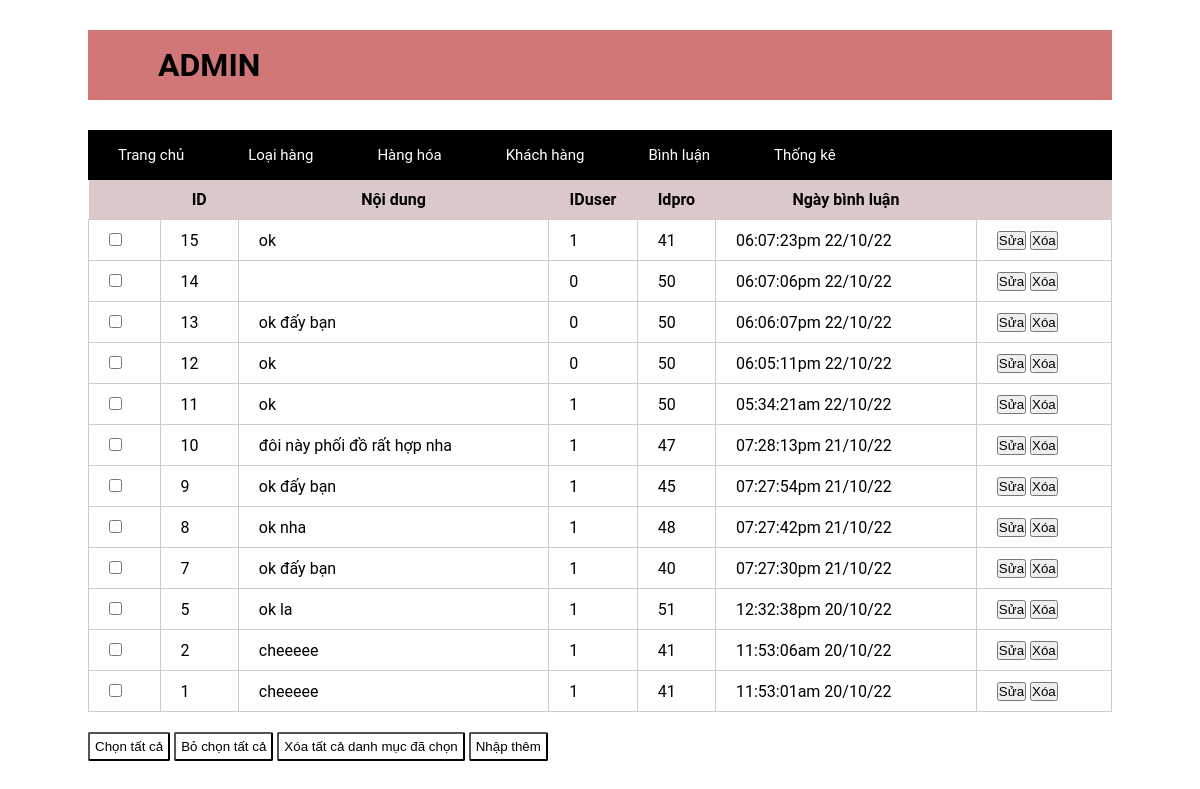
Screenshot of /admin/index.php?act=dsbl with the database file from the repository.
### tables this page shows
CREATE TABLE `binhluan` (
  `id` int(10) NOT NULL,
  `noidung` varchar(255) NOT NULL,
  `iduser` int(10) NOT NULL,
  `idpro` int(10) NOT NULL,
  `ngaybinhluan` varchar(30) NOT NULL
);

### model/pdo.php (called while the page is built, shortened)
<?php
function pdo_get_connection(){
    $dburl = "mysql:host=localhost;dbname=duanmau;charset=utf8";
    $username = 'root';
    $password = '';
    $conn = new PDO($dburl, $username, $password);
    $conn->setAttribute(PDO::ATTR_ERRMODE, PDO::ERRMODE_EXCEPTION);
    return $conn;
}
function pdo_query($sql){
    $sql_args = array_slice(func_get_args(), 1);
    try{
        $conn = pdo_get_connection();
        $stmt = $conn->prepare($sql);
        $stmt->execute($sql_args);
        $rows = $stmt->fetchAll();
        return $rows;
    }
    catch(PDOException $e){
        throw $e;
    }
    finally{
        unset($conn);
    }
}

### model/binhluan.php (called while the page is built, shortened)
<?php
function loadall_binhluan($idpro)
{
    $sql = "select *from binhluan where 1";
        $sql.= " order by id desc";
        $listbl = pdo_query($sql);
        return $listbl;
}

### admin/binhluan/list.php (the view)
<div class="container">
    <div class="table">
        <table>
            <tr>
                <th></th>
                <th>ID</th>
                <th>Nội dung</th>
                <th>IDuser</th>
                <th>Idpro</th>
                <th>Ngày bình luận</th>
                <th></th>
            </tr>
            <?php
            foreach ($listbinhluan as $binhluan) {
                extract($binhluan);
                $suabl = "index.php?act=suabl&id=" . $id;
                $xoabl = "index.php?act=xoabl&id=" . $id;
                echo '  <tr>
                    <td><input type="checkbox"></td>
                    <td>' . $id . '</td>
                    <td>' . $noidung . '</td>
                    <td>' . $iduser . '</td>
                    <td>' . $idpro . '</td>
                    <td>' . $ngaybinhluan . '</td>
                    <td>
                       <a href="' . $suabl . '"> <input type="button" value="Sửa"></a> <a href="' . $xoabl . '"><input type="button" value="Xóa"></a>
                    </td>
                </tr>';
            }
            ?>
        </table>
    </div>
    <div class="btn">
        <input type="button" value="Chọn tất cả">
        <input type="button" value="Bỏ chọn tất cả">
        <input type="button" value="Xóa tất cả danh mục đã chọn">
        <a href="index.php?act=adddm"><input type="button" value="Nhập thêm"></a>
    </div>
</div>

### layout/css/layout.css (style rules this page uses)
* { margin: 0; padding: 0; box-sizing: border-box; }
.container { margin: auto; width: 1024px; font-family: 'Roboto', sans-serif; }
.container { width: 1024px; margin: auto; }
.table table { width: 100%; border-collapse: collapse; }
.table table th { padding: 10px; background-color: rgb(219, 201, 201); }
.table table td { padding: 10px 20px; border: 1px solid #CCC; }
.btn input { margin: 20px 0; background-color: #fff; border-radius: 2px; padding: 5px 5px; }

### rows the page displays
binhluan: id "15", noidung "ok", iduser "1", idpro "41", ngaybinhluan "06:07:23pm 22/10/22"
binhluan: id "14", iduser "0", idpro "50", ngaybinhluan "06:07:06pm 22/10/22"
binhluan: id "13", noidung "ok đấy bạn", iduser "0", idpro "50", ngaybinhluan "06:06:07pm 22/10/22"
binhluan: id "12", noidung "ok", iduser "0", idpro "50", ngaybinhluan "06:05:11pm 22/10/22"
binhluan: id "11", noidung "ok", iduser "1", idpro "50", ngaybinhluan "05:34:21am 22/10/22"
binhluan: id "10", noidung "đôi này phối đồ rất hợp nha", iduser "1", idpro "47", ngaybinhluan "07:28:13pm 21/10/22"
binhluan: id "9", noidung "ok đấy bạn", iduser "1", idpro "45", ngaybinhluan "07:27:54pm 21/10/22"
binhluan: id "8", noidung "ok nha", iduser "1", idpro "48", ngaybinhluan "07:27:42pm 21/10/22"
binhluan: id "7", noidung "ok đấy bạn", iduser "1", idpro "40", ngaybinhluan "07:27:30pm 21/10/22"
binhluan: id "5", noidung "ok la", iduser "1", idpro "51", ngaybinhluan "12:32:38pm 20/10/22"
binhluan: id "2", noidung "cheeeee", iduser "1", idpro "41", ngaybinhluan "11:53:06am 20/10/22"
binhluan: id "1", noidung "cheeeee", iduser "1", idpro "41", ngaybinhluan "11:53:01am 20/10/22"
